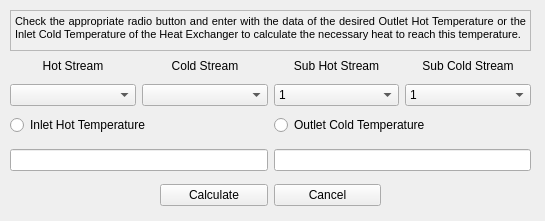
<?xml version="1.0" encoding="UTF-8"?>
<ui version="4.0">
 <class>Form</class>
 <widget class="QWidget" name="Form">
  <property name="geometry">
   <rect>
    <x>0</x>
    <y>0</y>
    <width>545</width>
    <height>221</height>
   </rect>
  </property>
  <property name="windowTitle">
   <string>Form</string>
  </property>
  <widget class="QWidget" name="horizontalLayoutWidget">
   <property name="geometry">
    <rect>
     <x>10</x>
     <y>80</y>
     <width>521</width>
     <height>31</height>
    </rect>
   </property>
   <layout class="QHBoxLayout" name="horizontalLayout">
    <item>
     <widget class="QComboBox" name="comboBox"/>
    </item>
    <item>
     <widget class="QComboBox" name="comboBox_2"/>
    </item>
    <item>
     <widget class="QComboBox" name="comboBox_3">
      <item>
       <property name="text">
        <string>1</string>
       </property>
      </item>
     </widget>
    </item>
    <item>
     <widget class="QComboBox" name="comboBox_4">
      <item>
       <property name="text">
        <string>1</string>
       </property>
      </item>
     </widget>
    </item>
   </layout>
  </widget>
  <widget class="QWidget" name="horizontalLayoutWidget_2">
   <property name="geometry">
    <rect>
     <x>10</x>
     <y>50</y>
     <width>521</width>
     <height>31</height>
    </rect>
   </property>
   <layout class="QHBoxLayout" name="horizontalLayout_2">
    <item>
     <widget class="QLabel" name="label_5">
      <property name="text">
       <string>Hot Stream</string>
      </property>
      <property name="alignment">
       <set>Qt::AlignCenter</set>
      </property>
     </widget>
    </item>
    <item>
     <widget class="QLabel" name="label_6">
      <property name="text">
       <string>Cold Stream</string>
      </property>
      <property name="alignment">
       <set>Qt::AlignCenter</set>
      </property>
     </widget>
    </item>
    <item>
     <widget class="QLabel" name="label_4">
      <property name="text">
       <string>Sub Hot Stream</string>
      </property>
      <property name="alignment">
       <set>Qt::AlignCenter</set>
      </property>
     </widget>
    </item>
    <item>
     <widget class="QLabel" name="label_3">
      <property name="text">
       <string>Sub Cold Stream</string>
      </property>
      <property name="alignment">
       <set>Qt::AlignCenter</set>
      </property>
     </widget>
    </item>
   </layout>
  </widget>
  <widget class="QWidget" name="horizontalLayoutWidget_3">
   <property name="geometry">
    <rect>
     <x>10</x>
     <y>110</y>
     <width>521</width>
     <height>31</height>
    </rect>
   </property>
   <layout class="QHBoxLayout" name="horizontalLayout_3">
    <item>
     <widget class="QRadioButton" name="radioButton_2">
      <property name="text">
       <string>Inlet Hot Temperature</string>
      </property>
     </widget>
    </item>
    <item>
     <widget class="QRadioButton" name="radioButton">
      <property name="text">
       <string>Outlet Cold Temperature</string>
      </property>
     </widget>
    </item>
   </layout>
  </widget>
  <widget class="QWidget" name="horizontalLayoutWidget_4">
   <property name="geometry">
    <rect>
     <x>10</x>
     <y>140</y>
     <width>521</width>
     <height>41</height>
    </rect>
   </property>
   <layout class="QHBoxLayout" name="horizontalLayout_4">
    <item>
     <widget class="QLineEdit" name="lineEdit_2"/>
    </item>
    <item>
     <widget class="QLineEdit" name="lineEdit"/>
    </item>
   </layout>
  </widget>
  <widget class="QWidget" name="horizontalLayoutWidget_5">
   <property name="geometry">
    <rect>
     <x>160</x>
     <y>180</y>
     <width>221</width>
     <height>31</height>
    </rect>
   </property>
   <layout class="QHBoxLayout" name="horizontalLayout_5">
    <item>
     <widget class="QPushButton" name="pushButton">
      <property name="text">
       <string>Calculate</string>
      </property>
     </widget>
    </item>
    <item>
     <widget class="QPushButton" name="pushButton_2">
      <property name="text">
       <string>Cancel</string>
      </property>
     </widget>
    </item>
   </layout>
  </widget>
  <widget class="QTextEdit" name="textEdit">
   <property name="geometry">
    <rect>
     <x>10</x>
     <y>10</y>
     <width>521</width>
     <height>41</height>
    </rect>
   </property>
   <property name="html">
    <string>&lt;!DOCTYPE HTML PUBLIC &quot;-//W3C//DTD HTML 4.0//EN&quot; &quot;http://www.w3.org/TR/REC-html40/strict.dtd&quot;&gt;
&lt;html&gt;&lt;head&gt;&lt;meta name=&quot;qrichtext&quot; content=&quot;1&quot; /&gt;&lt;style type=&quot;text/css&quot;&gt;
p, li { white-space: pre-wrap; }
&lt;/style&gt;&lt;/head&gt;&lt;body style=&quot; font-family:'MS Shell Dlg 2'; font-size:8.25pt; font-weight:400; font-style:normal;&quot; bgcolor=&quot;#f0f0f0&quot;&gt;
&lt;p align=&quot;justify&quot; style=&quot; margin-top:0px; margin-bottom:0px; margin-left:0px; margin-right:0px; -qt-block-indent:0; text-indent:0px;&quot;&gt;Check the appropriate radio button and enter with the data of the desired Outlet Hot Temperature or the Inlet Cold Temperature of the Heat Exchanger to calculate the necessary heat to reach this temperature.&lt;/p&gt;&lt;/body&gt;&lt;/html&gt;</string>
   </property>
  </widget>
 </widget>
 <resources/>
 <connections/>
</ui>
